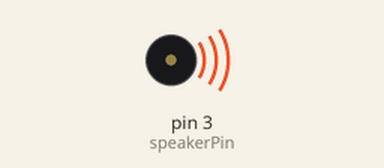
The sketch below on a simulated Arduino Uno, built with avr-gcc and run on an emulated ATmega328P. Shown: buzzer (waves = sounding).

Above: at 0.05 s.
At 1.5 s:
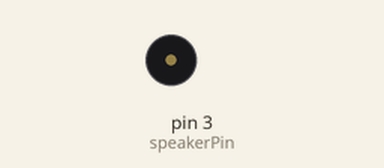
Timing chart, 0 to 3.0 s (numbered marks = the images above):
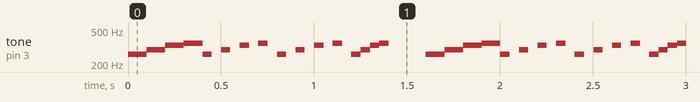

The sketch:

sound.ino
```cpp
int speakerPin = 3;

void setup()
{
}

int getNote(char note) {
  int n;
  switch (note) {
    case 'c':
      n = 261;
      break;
    case 'C':
      n = 277;
      break;
    case 'd':
      n = 294;
      break;
    case 'D':
      n = 311;
      break;
    case 'e':
      n = 330;
      break;
    case 'f':
      n = 349;
      break;
    case 'F':
      n = 370;
      break;
    case 'g':
      n = 392;
      break;
    case 'G':
      n = 415;
      break;
    case 'a':
      n = 440;
      break;
    case 'A':
      n = 466;
      break;
    case 'b':
      n = 494;
      break;
    default:
      n = 0;
  }
  return n;
}

void loop() {
  String scale = "cdef";
  Serial.println("== Sequential tones, no break ==");
  for (int i=0; i<scale.length(); i++) {
    tone(speakerPin, getNote(scale[i]));
    delay(100);
  }

  Serial.println("== Sequential tones, manual break ==");
  for (int i=0; i<scale.length(); i++) {
    tone(speakerPin, getNote(scale[i]));
    delay(50);
    noTone(speakerPin);
    delay(50);
  }

  Serial.println("== Sequential tones, automatic break ==");
  for (int i=0; i<scale.length(); i++) {
    tone(speakerPin, getNote(scale[i]), 50);
    delay(100);
  }

  Serial.println("== Overlapping tones, break ruined ==");
  for (int i=0; i<scale.length(); i++) {
    tone(speakerPin, getNote(scale[i]), 100);
    delay(50);
  }

  Serial.println("== done ==");
  noTone(speakerPin);
  delay(200);
}
```

Measured:
- by itself, tone on pin 3 (speakerPin): plays 261 Hz for 0.10 s, 294 Hz for 0.10 s, 330 Hz for 0.10 s, 349 Hz for 0.10 s, 261 Hz for 0.05 s, 294 Hz for 0.05 s … (1299 notes in this stretch)
